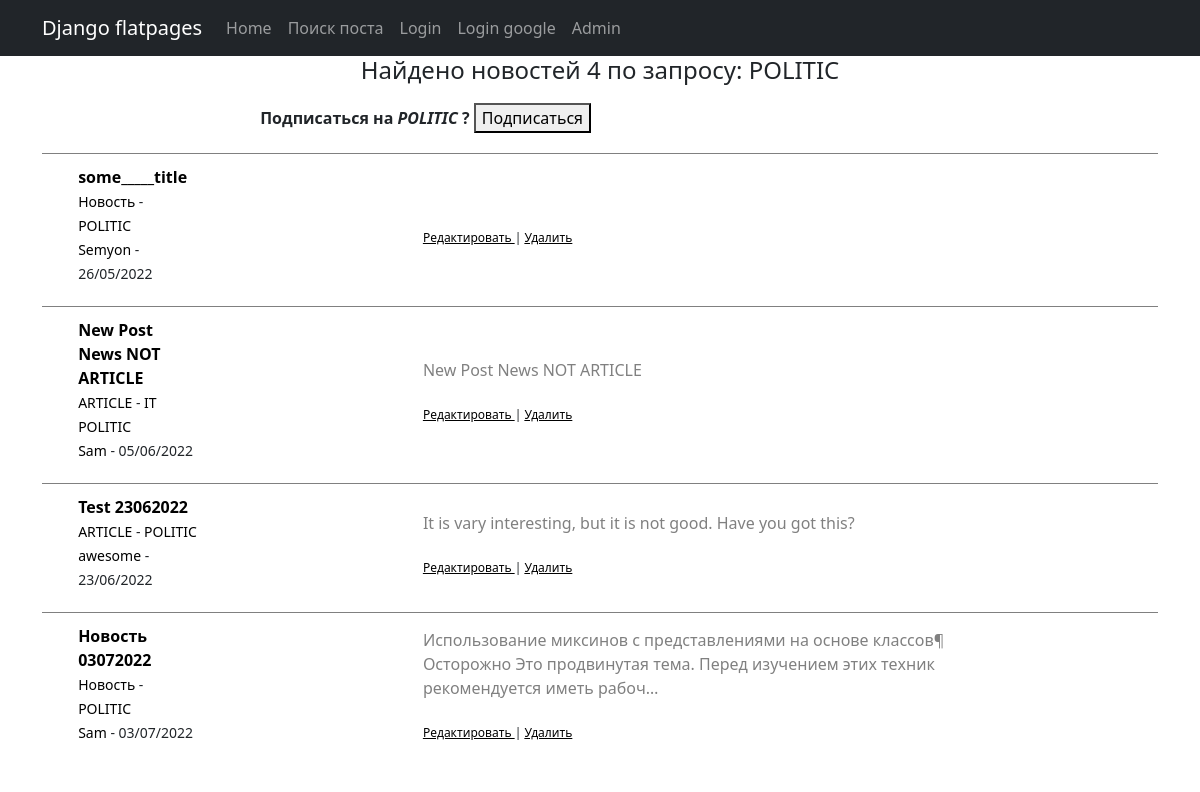
Page /news/category/3 on the earlier database version.
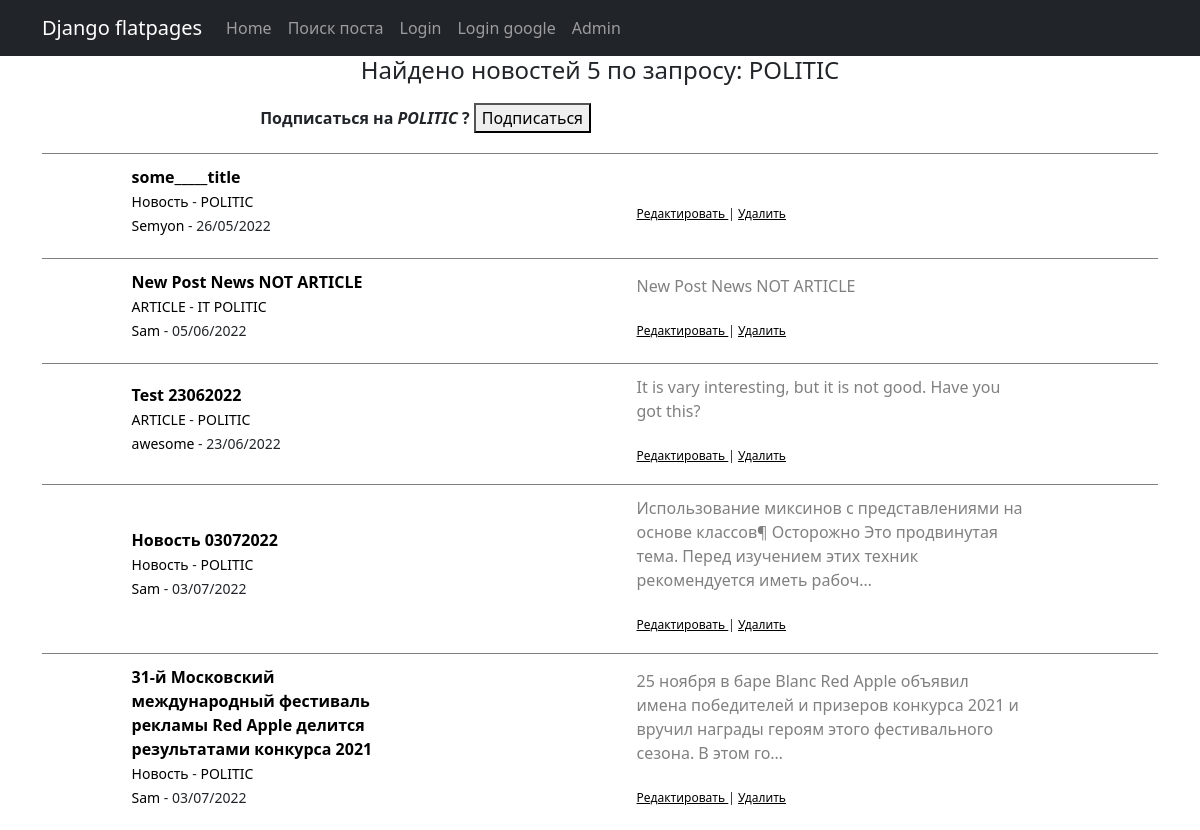
Same page on the later database version.
### news/models.py (models this page shows, shortened)
class Post(models.Model):
    author = models.ForeignKey(Author, on_delete=models.CASCADE)
    NEWS = 'NW'
    ARTICLE = 'AR'
    CAT_CHOICES = (
        (NEWS, 'Новость'),
        (ARTICLE, 'Статья'),
    )
    type = models.CharField(max_length=2, choices=CAT_CHOICES, default=ARTICLE)
    date = models.DateTimeField(auto_now_add=True)
    category = models.ManyToManyField(Category, through='PostCategory')
    text = models.TextField(default='')
    title = models.CharField(max_length=255)
    rating = models.SmallIntegerField(default=0)

class Category(models.Model):
    name = models.CharField(max_length=255, unique=True)
    subscribers = models.ManyToManyField(User, through='CatSub', blank=True)
    def __str__(self):
        return f'{self.name}'

class Author(models.Model):
    username = models.OneToOneField(User, on_delete=models.CASCADE)
    rating = models.SmallIntegerField(default=0)

### news/views.py (the view)
# urls.py: path('category/<int:pk>', PostCategory.as_view(), name='post_category'),
class PostCategory(ListView):
    model = Post
    ordering = ['-date']
    template_name = 'subcat/filtered.html'
    context_object_name = 'news'
    paginate_by = 6
    def get_queryset(self):
        self.id = resolve(self.request.path_info).kwargs['pk']
        queryset = Post.objects.filter(category=Category.objects.get(id=self.id))
        return queryset
    def get_context_data(self, **kwargs):
        context = super().get_context_data(**kwargs)
        context['filter'] = PostFilter(
            self.request.GET, queryset=self.get_queryset())
        context['name'] = Category.objects.get(id=self.id)
        return context

### news/templatetags/custom_filters.py (called while the page is built)
@register.filter(name='censor') # регистрируем наш фильтр под именем Censor, чтоб django понимал, что это именно фильтр, а не простая функция
def Censor(value): # первый аргумент здесь это то значение, к которому надо применить фильтр, второй аргумент — это аргумент фильтра, т. е. примерно следующее будет в шаблоне value|Censor
    STRONG_WORDS = ["php", "редиска"]
    if not isinstance(value, str):
        raise ValueError('Нельзя цензурировать не строку')
    for word in STRONG_WORDS:
        value = value.replace(word[1:], '*' * (len(word)-1))
    return value

### templates/subcat/filtered.html (shortened to what this page needs)
{% extends 'flatpages/default.html' %}
{% load custom_tags %}
{% load custom_filters %}
{% block content %}
<h4>
    Найдено новостей {{filter.qs|length}} по запросу:
    <span> {{ name }} </span>
</h4>
{% if name.id %}
<div class="new2">
  <strong>
    Подписаться на
    <em> {{ name }} </em>?
  </strong>
  <a href="{% url 'subscr_category' name.id %}">
    <button>
      Подписаться
    </button>
  </a>
</div>
{% endif %}
<table>
    {% for new in news %}
    <tr>
        <td class="top">
            <div class="news">
                <strong class="str">
                    <a href="{% url 'new' new.id %}"> {{ new.title|censor }} </a>
                </strong>
                <div class="str">
                    <small>
                        <a href="#"> {{ new.get_type_display }} </a> -
                        {% for category in new.category.all %}
                            <a href="{% url 'post_category' category.id %}"> {{ category }} </a>
                        {% endfor %}
                    </small>
                </div>
                <div class="str">
                    <small>
                        <a href="#"> {{ new.author.username }} </a> - {{ new.date|date:'d/m/Y' }}
                    </small>
                </div>
            </div>
        </td>
        <td class="top">
            <div class="news">
                <div class="grey">
                    {{ new.text|truncatechars:150 }}
                </div>
                <p>
                <div class="str">
                <sub>
                    {% if new.type == 'NEWS' %}
                        <a href="{% url 'new_update' new.id %}"><u> Редактировать </u></a>
                        |
                        <a href="{% url 'new_delete' new.id %}"><u> Удалить </u></a>
                    {% else %}
                        <a href="{% url 'article_update' new.id %}"><u> Редактировать </u></a>
                        |
                        <a href="{% url 'article_delete' new.id %}"><u> Удалить </u></a>
                    {% endif %}
                </sub>
                </div>
            </div>
        </td>
    </tr>
    {% endfor %}
</table>
{% endblock content %}

Differences in the rows shown:
added Post: title|censor "31-й Московский международный фестиваль рекламы Red Apple делится результатами конкурса 2021", type "Новость", author.username "Sam", date "03/07/2022", text "25 ноября в баре Blanc Red Apple объявил имена победителей и призеров конкурса 2021 и вручил награды героям этого фестивального сезона. В этом го…", shows "Редактировать", Category (name "POLITIC")
Other differences:
{{ filter.qs|length }}: "4" → "5"
